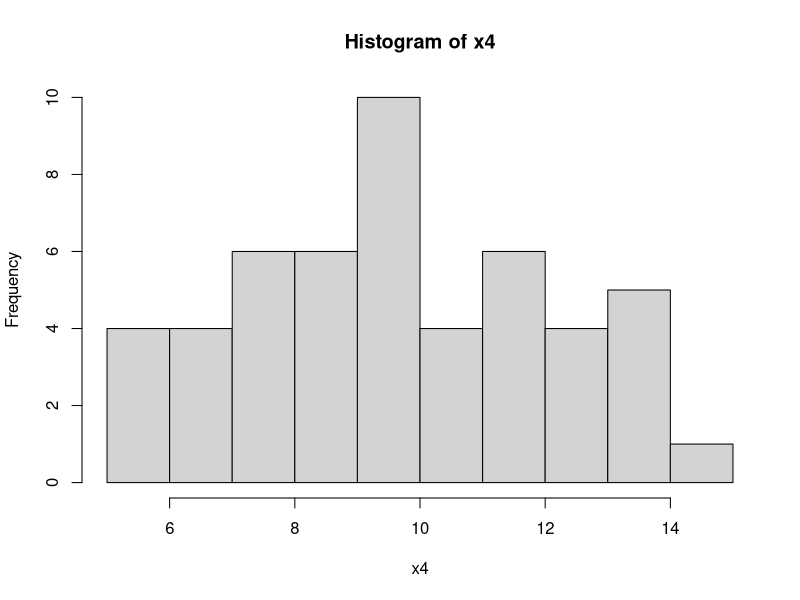

This figure's R source:
#
# day2_script.R
#
# Reed Sorensen
# July 2017
# 
# Overview
#   - Review concepts from day 1
#   - Demonstration of how to sign up for a Coursera course
#   - Thinking of R objects as tabs in an Excel file
#   - Continue learning about types of R objects
# 
#   - HOMEWORK FOR TOMORROW:
#        Install the dplyr package
#        Run this command: install.packages("dplyr")
#


#####
# VARIABLES and VECTORS (continued from day 1)...
#   generating numbers with seq, rep, :, sample, rnorm
#   hist -- more about visualizing data later

seq(from = 1, to = 5) # get a sequence of numbers from 1 to 5
1:5                   # same result

seq(from = 2, to = 10, by = 2) # get a sequence of numbers that
                               # starts at 2, ends at 10, and increases by 2

rep(x = 5, times = 10) # take the number 5, and repeated it 10 times
rep(x = 1:5, each = 2) # take the numbers 1, 2, 3, 4 and 5, 
                       #   and repeat each number 2 times

# generate a vector of numbers by randomly sampling from 1, 2, 3, 4 and 5
#   in which a number is "replaced" after it is chosen
sample(1:5, size = 20, replace = TRUE)

# generate random numbers that follow a Normal distribution,
#   and put them into the object 'x4'
x4 <- rnorm(n = 50, mean = 10, sd = 2)
hist(x4)       # view a histogram of the random numbers
dev.off()      # stop displaying the graph


# LOGICAL OPERATORS
#   >, <, <=, >=
#   ==, !=, |, &
#   all, any
#   table

3 < 4        # is 3 less than 4?
3 > 4        # is 3 greater than 4?
3 <= 4       # is 3 less than or equal to 4?
4 >= 4       # is 4 greater than or equal to 4?

3 == 4       # is 3 equal to 4?
3 != 3       # is 3 NOT equal to 4?
3 > 4 | 4 == 4 # is it true that 3 > 4 OR 4 is equal to 4?

# combine logical operators into a vector
x5 <- c(TRUE, 4 < 3, 10 == 10) # same as writing: x5 <- c(TRUE, FALSE, TRUE)

any(x5)       # are any elements in 'x5' TRUE?
all(x5)       # are all elements in 'x5' TRUE?


# check whether an expression is true for each element in a vector
x6 <- 1:6    # create a vector of the numbers 1, 2, 3, 4, 5 and 6
             #   and put the result into 'x6'

x6 >= 5      # return a vector of whether each element of 'x6' is 
             #   greater than or equal to 5

table(x6 >= 5)  # count how many elements of 'x6' are greater than 
                #   or equal to 5, and how many are not


#   -- Challenge: 
#      1. Get R to tell you if it is true that 2 + 2 = 4
#      2. Write an expression that returns FALSE
#      3. Using the table() function, count how many elements of 'x6'
#           are less than or equal to 2
#

  
#####
# INDEXING with []
# new function: %in% 

x7 <- c("a", "b", "c", "d", "e")

# -- indexing by position
x7[2]         # get the value of the element in second position
x7[2:4]       # get the value of the elements in positions 2, 3 and 4
x7[c(2,3,4)]  # this is the same thing as x7[2:4] 

# -- indexing by vector of TRUE/FALSE
x7[c(FALSE, TRUE, FALSE, TRUE, FALSE)]

# check whether an element is in a vector with the %in% function
3 %in% 1:8    # is 3 in the vector c(1,2,3,4,5,6,7,8) ?

"b" %in% c("d", "e", "f")   # is "b" in the vector c("d", "e", f") ?


x7 %in% c("d", "e")    # for each element of 'x7', 
                       #   check whether it is "d" or "e"

x7[x7 %in% c("d", "e")]  # display elements of x7 that are "d" or "e"


# CHARACTER STRINGS
#   print, paste, paste0, substr
#   'stringr' package: https://journal.r-project.org/archive/2010-2/RJournal_2010-2_Wickham.pdf
#   str_c, str_sub, str_split_fixed
#   is.character, as.character, is.numeric, as.numeric

x9 <- "Bom dia!"     # create a character object that contains "Bom dia!"

print(x9)    # display the word "Bom dia!"
x9

paste("Hello", "everybody!")  # combine the strings 
paste0("Hello", "everybody!") # the paste0() function does not
                              # automatically include a space

substr(x9, start = 1, stop = 3) # extract the letters in positions 1 to 3

is.character(x9)   # check whether 'x9' is a character vector
is.numeric(x9)     # check whether 'x9' is a numeric vector


#   -- Challenge:
#      1. Get R to display the word "Hello"
#      2. Put the character string "Hello" into a object called 'txt'
#      3. Use 'txt' and the paste0() function to display the phrase "Hello, world!"
#      4. Check whether 'txt' is a numeric variable
#      5. Check whether 'txt' is a character variable
#      6. Use the substr() function to extract the letters "He" from 'txt'


# GETTING HELP
#   help, help.search, ?, ??, example, 
#   Google.com, rseek.org, StackOverflow
#   Website for searching for a package: https://www.r-pkg.org/
#   
#   -- Challenge:
#      1. Use Google to find an R function that splits 1 string into multiple strings
#      2. Use the help() function to figure out how to use this function
#      3. Use Google to find an R package that can read Stata 13 datasets into R
# 
# 

